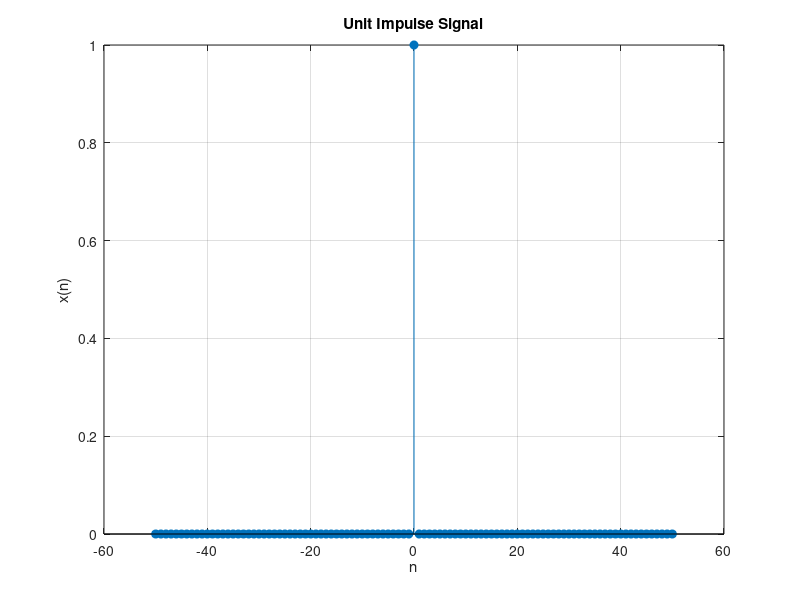

Write MATLAB code to recreate this figure.
% Program for unit impulse
clear;
close all;
clc;

n = -50:50;
for n1=1:101
    if (n1==51)    
      x(n1) = 1;
    else
      x(n1) = 0;  
    end
end    
stem(n, x, 'filled');
xlabel('n');
ylabel('x(n)');
title('Unit Impulse Signal');
grid on;
